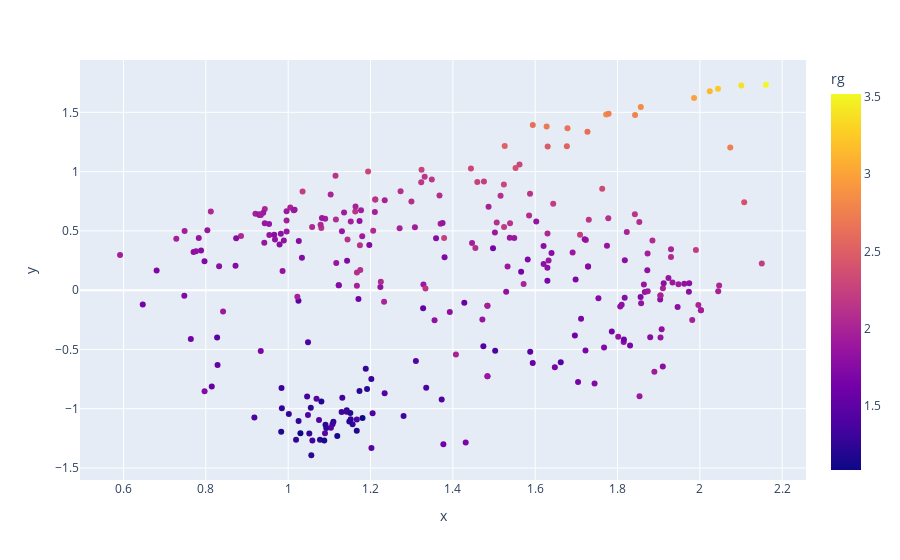

The cell this chart's notebook holds for it:
### Markdown cell above
### Third step: Visualization of conformations on the reduced 2D dimension based on the selected feature  

In this step using `dimensionality_reduction_scatter` method inside`Visualization` module we can represent the conformations in the reduced space with different labels. Original labels reflect the ensmble that each conformation belongs to. Clustering lables reflect the k-means clustering based on the best Silhouette score obtained by testing on different perplexity and K values. Finally we have the possibility to represent the conformations using global labels like *R*<sub>g</sub>, asphericity, SASA , etc. <br>

In this specific example, by focusing on the original labels plot and the density plot we can understand that how PED00157 and PED00158 conformations are similar based on Carbon alpha intera-atomic distances. The Rg labels plot demonstrates how reducing the dimensionality based on Cα (alpha carbon) distances can organize conformations from the lowest Rg (bottom left of the plot) to the highest Rg (top right of the plot). We can also acknowledge that some Random conformations (PED00156) are similar to the PED00158 and PED00157 conformation from the points of intera-atomic Cα distances. This confirms the fact that final Mixed (PED00158) ensemble contains 24% of Random pool confromations.

### Code cell
vis.dimensionality_reduction_scatter(color_by='rg', kde_by_ensemble=True, size=20,n_comp=2, plotly=True)

### Figure 1 — Plotly figure (JSON) as saved in the notebook; plotly's stock layout.template omitted (floating-point values rounded to 4 significant figures; data arrays with more than 128 entries replaced by an {"elided": "..."} marker saying what was removed)
{"data": [{"customdata": {"elided": "288x1 str values"}, "hovertemplate": "x=%{x}<br>y=%{y}<br>index=%{customdata[0]}<br>color=%{marker.color}<extra></extra>", "legendgroup": "", "marker": {"color": {"elided": "288 float values"}, "coloraxis": "coloraxis", "symbol": "circle"}, "mode": "markers", "name": "", "orientation": "v", "showlegend": false, "type": "scatter", "x": {"elided": "288 float values"}, "xaxis": "x", "y": {"elided": "288 float values"}, "yaxis": "y"}], "layout": {"coloraxis": {"colorbar": {"title": {"text": "rg"}}, "colorscale": [[0, "#0d0887"], [0.1111, "#46039f"], [0.2222, "#7201a8"], [0.3333, "#9c179e"], [0.4444, "#bd3786"], [0.5556, "#d8576b"], [0.6667, "#ed7953"], [0.7778, "#fb9f3a"], [0.8889, "#fdca26"], [1, "#f0f921"]]}, "legend": {"tracegroupgap": 0}, "margin": {"t": 60}, "xaxis": {"anchor": "y", "domain": [0, 1], "title": {"text": "x"}}, "yaxis": {"anchor": "x", "domain": [0, 1], "title": {"text": "y"}}}}
